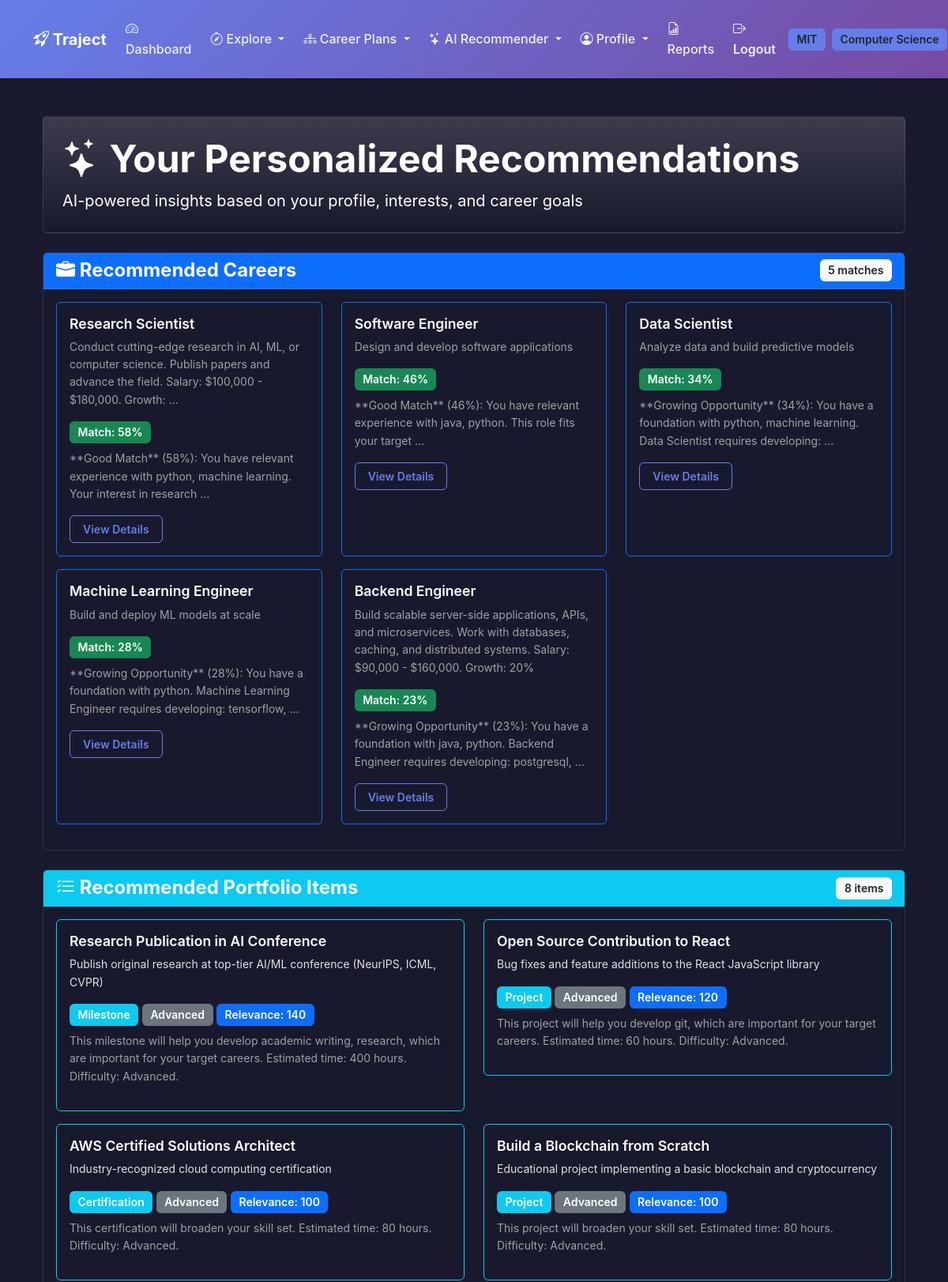
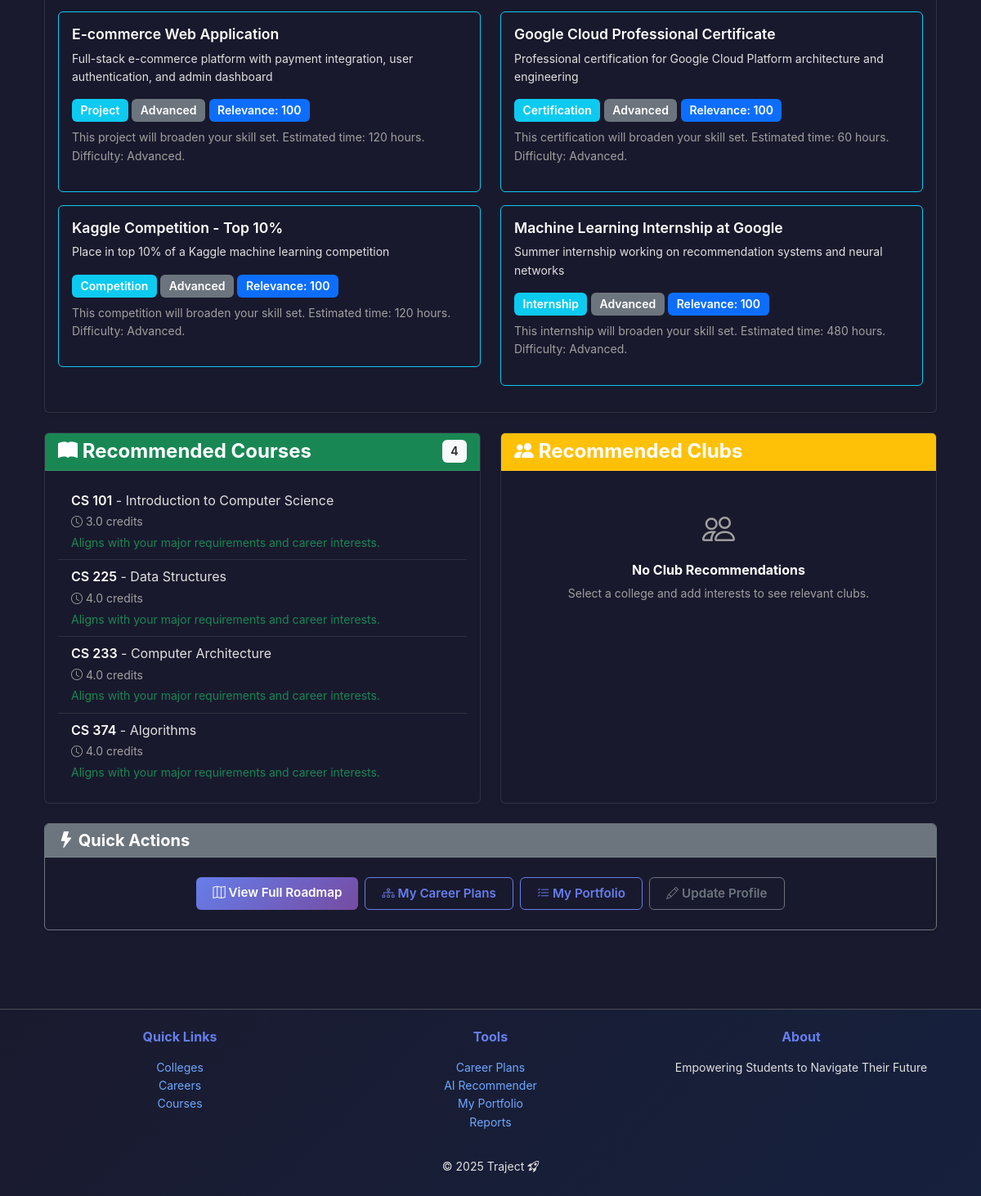
Page /recommender/ (signed in) on the committed database (2 pictures, top to bottom).
### accounts/models.py (models this page shows, shortened)
class UserProfile(models.Model):
    ACADEMIC_YEARS = [
        ('FR', 'Freshman'),
        ('SO', 'Sophomore'),
        ('JR', 'Junior'),
        ('SR', 'Senior'),
        ('GR', 'Graduate'),
    ]
    user = models.OneToOneField(
        User, on_delete=models.CASCADE, related_name='profile'
    )
    college = models.ForeignKey(
        "colleges.College",
        on_delete=models.SET_NULL,
        null=True, blank=True,
        related_name='students'
    )
    major = models.ForeignKey(
        "colleges.Major",
        on_delete=models.SET_NULL,
        null=True, blank=True,
        related_name='major_students'
    )
    minors = models.ManyToManyField(
        "colleges.Major",
        blank=True,
        related_name='minor_students',
        help_text="Optional secondary areas of study."
    )
    gpa = models.DecimalField(
        max_digits=4,
        decimal_places=2,
        validators=[MinValueValidator(0.0), MaxValueValidator(4.0)],
        null=True, blank=True,
        help_text="GPA on a 4.0 scale."
    )
    academic_year = models.CharField(
        max_length=2,
        choices=ACADEMIC_YEARS,
        default='FR'
    )
    personal_interests = models.TextField(blank=True)
    career_goals = models.TextField(blank=True)
    clubs_interest = models.TextField(blank=True)
    clubs_user_is_a_part_of = models.TextField(blank=True)
    skills = models.TextField(blank=True)
    work_experience = models.TextField(blank=True)
    preferred_industries = models.TextField(blank=True)
    preferred_locations = models.TextField(blank=True)
    preferred_positions = models.TextField(blank=True)
    preferred_company = models.TextField(blank=True)
    created_at = models.DateTimeField(auto_now_add=True)
    class Meta:
        ordering = ['user__username']
        verbose_name = "User Profile"
        verbose_name_plural = "User Profiles"
    def get_skills_list(self):
        if not self.skills:
            return []
        return [s.strip() for s in self.skills.split(',') if s.strip()]
    def get_interests_list(self):
        if not self.personal_interests:
            return []
        return [i.strip() for i in self.personal_interests.split(',') if i.strip()]

class PortfolioItem(models.Model):
    ITEM_TYPES = [
        ('PROJECT', 'Project'),
        ('CERT', 'Certification'),
        ('MILESTONE', 'Milestone'),
        ('INTERNSHIP', 'Internship'),
        ('COMPETITION', 'Competition'),
    ]
    title = models.CharField(max_length=200)
    item_type = models.CharField(max_length=20, choices=ITEM_TYPES, default='PROJECT')
    description = models.TextField(blank=True)
    related_careers = models.ManyToManyField(
        'careers.Career',
        blank=True,
        related_name='portfolio_items'
    )
    skills_gained = models.TextField(
        blank=True,
        help_text="Comma-separated list of skills"
    )
    estimated_hours = models.PositiveIntegerField(
        null=True, blank=True,
        help_text="Estimated hours to complete"
    )
    difficulty_level = models.CharField(
        max_length=20,
        choices=[
            ('BEGINNER', 'Beginner'),
            ('INTERMEDIATE', 'Intermediate'),
            ('ADVANCED', 'Advanced'),
        ],
        default='BEGINNER'
    )
    resource_url = models.URLField(blank=True, null=True)
    created_at = models.DateTimeField(auto_now_add=True)
    class Meta:
        ordering = ['difficulty_level', 'title']
        verbose_name = "Portfolio Item"
        verbose_name_plural = "Portfolio Items"
    def get_skills_list(self):
        if not self.skills_gained:
            return []
        return [s.strip() for s in self.skills_gained.split(',') if s.strip()]

class Course(models.Model):
    subject = models.CharField(max_length=20)
    number = models.CharField(max_length=20)
    title = models.CharField(max_length=200)
    credits = models.DecimalField(
        max_digits=3, decimal_places=1,
        validators=[MinValueValidator(0.5), MaxValueValidator(10.0)]
    )
    major = models.ForeignKey(
        "colleges.Major",
        on_delete=models.CASCADE,
        related_name="recommended_courses"
    )
    description = models.TextField(blank=True)

### colleges/models.py (models this page shows, shortened)
class College(models.Model):
    college_name = models.CharField(max_length=300)  # Full college name
    city = models.CharField(max_length=100)
    state = models.CharField(max_length=100)
    abbreviation = models.CharField(max_length=50, unique=True)  # e.g. UIUC
    logo_url = models.URLField(blank=True, null=True)
    class Meta:
        ordering = ["college_name"]

class Major(models.Model):
    college = models.ForeignKey(
        College, on_delete=models.CASCADE, related_name="majors"
    )
    name = models.CharField(max_length=120)
    code = models.CharField(max_length=20, blank=True)  # e.g., CS, ECE, etc.
    class Meta:
        unique_together = ("college", "name")  # Prevent duplicates within same college
        ordering = ["college__abbreviation", "name"]

### careers/models.py (models this page shows, shortened)
class Career(models.Model):
    title = models.CharField(max_length=150)
    company = models.CharField(max_length=100, blank=True, null=True)
    industries = models.JSONField(default=list, blank=True)
    skills = models.JSONField(default=list, blank=True)
    description = models.TextField(blank=True)
    created_at = models.DateTimeField(auto_now_add=True)
    class Meta:
        ordering = ["title"]
        verbose_name = "Career"
        verbose_name_plural = "Careers"

### recommender/views.py (the view)
# urls.py: path('', views.recommendations_dashboard, name='dashboard'),
@login_required
def recommendations_dashboard(request):
    profile = request.user.profile
    all_recs = get_all_recommendations(profile)
    context = {
        'career_recommendations': all_recs['careers'],
        'portfolio_recommendations': all_recs['portfolio_items'],
        'course_recommendations': all_recs['courses'],
        'club_recommendations': all_recs['clubs'],
        'profile': profile,
    }
    return render(request, 'recommender/dashboard.html', context)

### templates/recommender/dashboard.html (shortened to what this page needs)
{% extends "accounts/base.html" %}
{% load static %}
{% block content %}
<div class="container-fluid">
 <div class="row mb-4">
 <div class="col-12">
 <div class="card bg-gradient text-white" style="background: linear-gradient(135deg, #667eea 0%, #764ba2 100%);">
 <div class="card-body p-4">
 <h1 class="display-5 fw-bold mb-2">
 <i class="bi bi-stars"></i> Your Personalized Recommendations
 </h1>
 <p class="lead mb-0">
 AI-powered insights based on your profile, interests, and career goals
 </p>
 </div>
 </div>
 </div>
 </div>
 <div class="row mb-4">
 <div class="col-12">
 <div class="card shadow-sm">
 <div class="card-header bg-primary text-white">
 <div class="d-flex justify-content-between align-items-center">
 <h4 class="mb-0"><i class="bi bi-briefcase-fill"></i> Recommended Careers</h4>
 {% if career_recommendations %}
 <span class="badge bg-light text-dark">{{ career_recommendations|length }} matches</span>
 {% endif %}
 </div>
 </div>
 <div class="card-body">
 {% if career_recommendations %}
 <div class="row">
 {% for rec in career_recommendations %}
 <div class="col-md-4 mb-3">
 <div class="card h-100 border-primary">
 <div class="card-body">
 <h5 class="card-title">{{ rec.career.title }}</h5>
 <p class="card-text text-muted small">{{ rec.career.description|truncatewords:20 }}</p>
 <div class="mb-2">
 <span class="badge bg-success">Match: {{ rec.match_score }}%</span>
 </div>
 <p class="small text-muted">{{ rec.reasoning|truncatewords:15 }}</p>
 <a href="{% url 'careers:detail' rec.career.id %}" class="btn btn-sm btn-outline-primary">View Details</a>
 </div>
 </div>
 </div>
 {% endfor %}
 </div>
 {% endif %}
 </div>
 </div>
 </div>
 </div>
 <div class="row mb-4">
 <div class="col-12">
 <div class="card shadow-sm">
 <div class="card-header bg-info text-white">
 <div class="d-flex justify-content-between align-items-center">
 <h4 class="mb-0"><i class="bi bi-list-check"></i> Recommended Portfolio Items</h4>
 {% if portfolio_recommendations %}
 <span class="badge bg-light text-dark">{{ portfolio_recommendations|length }} items</span>
 {% endif %}
 </div>
 </div>
 <div class="card-body">
 {% if portfolio_recommendations %}
 <div class="row">
 {% for rec in portfolio_recommendations %}
 <div class="col-md-6 mb-3">
 <div class="card border-info">
 <div class="card-body">
 <h6 class="card-title">{{ rec.item.title }}</h6>
 <p class="card-text small">{{ rec.item.description|truncatewords:15 }}</p>
 <div class="mb-2">
 <span class="badge bg-info">{{ rec.item.get_item_type_display }}</span>
 <span class="badge bg-secondary">{{ rec.item.get_difficulty_level_display }}</span>
 <span class="badge bg-primary">Relevance: {{ rec.relevance_score }}</span>
 </div>
 <p class="small text-muted">{{ rec.reasoning }}</p>
 </div>
 </div>
 </div>
 {% endfor %}
 </div>
 {% endif %}
 </div>
 </div>
 </div>
 </div>
 <div class="row mb-4">
 <div class="col-md-6">
 <div class="card shadow-sm h-100">
 <div class="card-header bg-success text-white">
 <div class="d-flex justify-content-between align-items-center">
 <h4 class="mb-0"><i class="bi bi-book-fill"></i> Recommended Courses</h4>
 {% if course_recommendations %}
 <span class="badge bg-light text-dark">{{ course_recommendations|length }}</span>
 {% endif %}
 </div>
 </div>
 <div class="card-body">
 {% if course_recommendations %}
 <ul class="list-group list-group-flush">
 {% for rec in course_recommendations %}
 <li class="list-group-item">
 <div>
 <strong>{{ rec.course.subject }} {{ rec.course.number }}</strong> - {{ rec.course.title }}
 <br><small class="text-muted"><i class="bi bi-clock"></i> {{ rec.course.credits }} credits</small>
 <br><small class="text-success">{{ rec.reasoning }}</small>
 </div>
 </li>
 {% endfor %}
 </ul>
 {% endif %}
 </div>
 </div>
 </div>
 <div class="col-md-6">
 <div class="card shadow-sm h-100">
 <div class="card-header bg-warning text-dark">
 <div class="d-flex justify-content-between align-items-center">
 <h4 class="mb-0"><i class="bi bi-people-fill"></i> Recommended Clubs</h4>
 </div>
 </div>
 <div class="card-body">
 {% if club_recommendations %}
 <ul class="list-group list-group-flush">
 {% for rec in club_recommendations %}
 <li class="list-group-item">
 <strong>{{ rec.club.name }}</strong>
 <br><small class="text-muted">{{ rec.club.description|truncatewords:10 }}</small>
 <br><small class="text-warning"><i class="bi bi-star-fill"></i> Relevance: {{ rec.relevance_score }}</small>
 </li>
 {% endfor %}
 </ul>
 {% else %}
 <div class="text-center py-4">
 <i class="bi bi-people fs-1 text-muted mb-2 d-block"></i>
 <h6 class="mb-2">No Club Recommendations</h6>
 <p class="text-muted small mb-0">
 Select a college and add interests to see relevant clubs.
 </p>
 </div>
 {% endif %}
 </div>
 </div>
 </div>
 </div>
 <div class="row mt-4">
 <div class="col-12">
 <div class="card shadow-sm border-secondary">
 <div class="card-header bg-secondary text-white">
 <h5 class="mb-0"><i class="bi bi-lightning-fill"></i> Quick Actions</h5>
 </div>
 <div class="card-body text-center py-4">
 <div class="d-flex flex-wrap gap-2 justify-content-center">
 <a href="{% url 'recommender:roadmap' %}" class="btn btn-primary">
 <i class="bi bi-map"></i> View Full Roadmap
 </a>
 <a href="{% url 'accounts:career_plans_list' %}" class="btn btn-outline-primary">
 <i class="bi bi-diagram-3"></i> My Career Plans
 </a>
 <a href="{% url 'accounts:portfolio_checklist' %}" class="btn btn-outline-primary">
 <i class="bi bi-list-check"></i> My Portfolio
 </a>
 <a href="{% url 'accounts:edit_profile' %}" class="btn btn-outline-secondary">
 <i class="bi bi-pencil"></i> Update Profile
 </a>
 </div>
 </div>
 </div>
 </div>
 </div>
</div>
{% endblock %}

### templates/accounts/base.html (shortened to what this page needs)
{% load static %}
<!DOCTYPE html>
<html lang="en" data-bs-theme="dark">
 <head>
 <link
 href="https://cdn.jsdelivr.net/npm/bootstrap@5.3.3/dist/css/bootstrap.min.css"
 rel="stylesheet"
 >
 <link
 rel="stylesheet"
 href="https://cdn.jsdelivr.net/npm/bootstrap-icons@1.11.3/font/bootstrap-icons.min.css"
 >
 <link rel="stylesheet" href="{% static 'css/traject.css' %}">
 </head>
 <body class="traject-bg d-flex flex-column min-vh-100">
 <nav class="navbar navbar-expand-lg traject-navbar py-3">
 <div class="container">
 <a class="navbar-brand fw-bold text-white" href="/">
 <i class="bi bi-rocket-takeoff"></i> Traject
 </a>
 <div class="collapse navbar-collapse" id="navbarNav">
 <ul class="navbar-nav ms-auto align-items-center gap-2">
 {% if user.is_authenticated %}
 <li class="nav-item">
 <a class="nav-link" href="{% url 'accounts:dashboard' %}">
 <i class="bi bi-speedometer2"></i> Dashboard
 </a>
 </li>
 <li class="nav-item dropdown">
 <a class="nav-link dropdown-toggle" href="#" role="button" data-bs-toggle="dropdown">
 <i class="bi bi-compass"></i> Explore
 </a>
 </li>
 <li class="nav-item dropdown">
 <a class="nav-link dropdown-toggle" href="#" role="button" data-bs-toggle="dropdown">
 <i class="bi bi-diagram-3"></i> Career Plans
 </a>
 </li>
 <li class="nav-item dropdown">
 <a class="nav-link dropdown-toggle" href="#" role="button" data-bs-toggle="dropdown">
 <i class="bi bi-stars"></i> AI Recommender
 </a>
 </li>
 <li class="nav-item dropdown">
 <a class="nav-link dropdown-toggle" href="#" role="button" data-bs-toggle="dropdown">
 <i class="bi bi-person-circle"></i> Profile
 </a>
 </li>
 <li class="nav-item">
 <a class="nav-link" href="{% url 'accounts:reports' %}">
 <i class="bi bi-file-earmark-bar-graph"></i> Reports
 </a>
 </li>
 <li class="nav-item">
 <a class="nav-link fw-semibold text-accent-dark" href="{% url 'accounts:logout' %}">
 <i class="bi bi-box-arrow-right"></i> Logout
 </a>
 </li>
 {% if user.profile.college %}
 <li class="nav-item">
 <span class="badge bg-accent text-dark" data-bs-toggle="tooltip" title="Your College">
 {{ user.profile.college.abbreviation }}
 </span>
 </li>
 {% endif %}
 {% if user.profile.major %}
 <li class="nav-item">
 <span class="badge bg-accent text-dark" data-bs-toggle="tooltip" title="Your Major">
 {{ user.profile.major.name }}
 </span>
 </li>
 {% endif %}
 {% else %}
 <li class="nav-item"><a class="nav-link" href="{% url 'accounts:login' %}">Login</a></li>
 <li class="nav-item">
 <a class="btn btn-accent btn-sm" href="{% url 'accounts:signup' %}">Sign Up</a>
 </li>
 {% endif %}
 </ul>
 </div>
 </div>
 </nav>
 <main class="flex-grow-1 py-5">
 <div class="container">
 {% block content %}{% endblock %}
 </div>
 </main>
 <footer class="footer text-center py-4 border-top">
 <div class="container">
 <div class="row mb-3">
 <div class="col-md-4 mb-3 mb-md-0">
 <h6 class="text-accent fw-bold">Quick Links</h6>
 <ul class="list-unstyled small">
 <li><a href="{% url 'colleges:list' %}" class="text-decoration-none">Colleges</a></li>
 <li><a href="{% url 'careers:list' %}" class="text-decoration-none">Careers</a></li>
 <li><a href="{% url 'catalog:courses' %}" class="text-decoration-none">Courses</a></li>
 </ul>
 </div>
 <div class="col-md-4 mb-3 mb-md-0">
 <h6 class="text-accent fw-bold">Tools</h6>
 <ul class="list-unstyled small">
 {% if user.is_authenticated %}
 <li><a href="{% url 'accounts:career_plans_list' %}" class="text-decoration-none">Career Plans</a></li>
 <li><a href="{% url 'recommender:dashboard' %}" class="text-decoration-none">AI Recommender</a></li>
 <li><a href="{% url 'accounts:portfolio_checklist' %}" class="text-decoration-none">My Portfolio</a></li>
 <li><a href="{% url 'accounts:reports' %}" class="text-decoration-none">Reports</a></li>
 {% else %}
 <li><a href="{% url 'accounts:login' %}" class="text-decoration-none">Login</a></li>
 <li><a href="{% url 'accounts:signup' %}" class="text-decoration-none">Sign Up</a></li>
 {% endif %}
 </ul>
 </div>
 <div class="col-md-4">
 <h6 class="text-accent fw-bold">About</h6>
 <p class="small mb-0">Empowering Students to Navigate Their Future</p>
 </div>
 </div>
 <p class="mb-0 small">&copy; {% now "Y" %} Traject <i class="bi bi-rocket-takeoff"></i></p>
 </div>
 </footer>
 </body>
</html>

### rows in the picture
Career: career "Research Scientist", career.description "Conduct cutting-edge research in AI, ML, or computer science. Publish papers and advance the field. Salary: $100,000 - $180,000. Growth: …", match_score "58", reasoning "**Good Match** (58%): You have relevant experience with python, machine learning. Your interest in research …"
Career: career "Software Engineer", career.description "Design and develop software applications", match_score "46", reasoning "**Good Match** (46%): You have relevant experience with java, python. This role fits your target …"
Career: career "Data Scientist", career.description "Analyze data and build predictive models", match_score "34", reasoning "**Growing Opportunity** (34%): You have a foundation with python, machine learning. Data Scientist requires developing: …"
Career: career "Machine Learning Engineer", career.description "Build and deploy ML models at scale", match_score "28", reasoning "**Growing Opportunity** (28%): You have a foundation with python. Machine Learning Engineer requires developing: tensorflow, …"
Career: career "Backend Engineer", career.description "Build scalable server-side applications, APIs, and microservices. Work with databases, caching, and distributed systems. Salary: $90,000 - $160,000. Growth: 20%", match_score "23", reasoning "**Growing Opportunity** (23%): You have a foundation with java, python. Backend Engineer requires developing: postgresql, …"
PortfolioItem: item "Research Publication in AI Conference", item.description "Publish original research at top-tier AI/ML conference (NeurIPS, ICML, CVPR)", item.item_type "Milestone", item.difficulty_level "Advanced", relevance_score "140", reasoning "This milestone will help you develop academic writing, research, which are important for your target careers. Estimated time: 400 hours. Difficulty: Advanced."
PortfolioItem: item "Open Source Contribution to React", item.description "Bug fixes and feature additions to the React JavaScript library", item.item_type "Project", item.difficulty_level "Advanced", relevance_score "120", reasoning "This project will help you develop git, which are important for your target careers. Estimated time: 60 hours. Difficulty: Advanced."
PortfolioItem: item "AWS Certified Solutions Architect", item.description "Industry-recognized cloud computing certification", item.item_type "Certification", item.difficulty_level "Advanced", relevance_score "100", reasoning "This certification will broaden your skill set. Estimated time: 80 hours. Difficulty: Advanced."
PortfolioItem: item "Build a Blockchain from Scratch", item.description "Educational project implementing a basic blockchain and cryptocurrency", item.item_type "Project", item.difficulty_level "Advanced", relevance_score "100", reasoning "This project will broaden your skill set. Estimated time: 80 hours. Difficulty: Advanced."
PortfolioItem: item "E-commerce Web Application", item.description "Full-stack e-commerce platform with payment integration, user authentication, and admin dashboard", item.item_type "Project", item.difficulty_level "Advanced", relevance_score "100", reasoning "This project will broaden your skill set. Estimated time: 120 hours. Difficulty: Advanced."
PortfolioItem: item "Google Cloud Professional Certificate", item.description "Professional certification for Google Cloud Platform architecture and engineering", item.item_type "Certification", item.difficulty_level "Advanced", relevance_score "100", reasoning "This certification will broaden your skill set. Estimated time: 60 hours. Difficulty: Advanced."
PortfolioItem: item "Kaggle Competition - Top 10%", item.description "Place in top 10% of a Kaggle machine learning competition", item.item_type "Competition", item.difficulty_level "Advanced", relevance_score "100", reasoning "This competition will broaden your skill set. Estimated time: 120 hours. Difficulty: Advanced."
PortfolioItem: item "Machine Learning Internship at Google", item.description "Summer internship working on recommendation systems and neural networks", item.item_type "Internship", item.difficulty_level "Advanced", relevance_score "100", reasoning "This internship will broaden your skill set. Estimated time: 480 hours. Difficulty: Advanced."
Course: course.subject "CS", course.number "101", course "Introduction to Computer Science", course.credits "3.0", reasoning "Aligns with your major requirements and career interests."
Course: course.subject "CS", course.number "225", course "Data Structures", course.credits "4.0", reasoning "Aligns with your major requirements and career interests."
Course: course.subject "CS", course.number "233", course "Computer Architecture", course.credits "4.0", reasoning "Aligns with your major requirements and career interests."
Course: course.subject "CS", course.number "374", course "Algorithms", course.credits "4.0", reasoning "Aligns with your major requirements and career interests."

### other values in the picture
{{ user.profile.college.abbreviation }} "MIT"
{{ user.profile.major.name }} "Computer Science"
{{ career_recommendations|length }} "5"
{{ portfolio_recommendations|length }} "8"
{{ course_recommendations|length }} "4"
